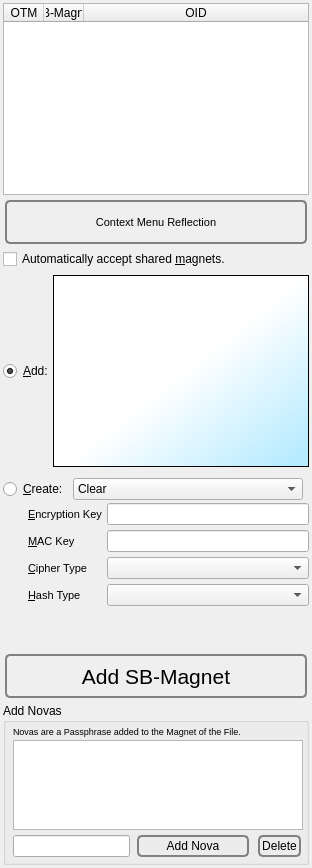
          <widget class="QWidget" name="tab_10">
           <attribute name="icon">
            <iconset resource="../Icons/icons.qrc">
             <normaloff>:/nuvola/magnet.png</normaloff>:/nuvola/magnet.png</iconset>
           </attribute>
           <attribute name="title">
            <string>&amp;Magnets</string>
           </attribute>
           <layout class="QVBoxLayout" name="verticalLayout_48">
            <property name="spacing">
             <number>3</number>
            </property>
            <property name="margin">
             <number>3</number>
            </property>
            <item>
             <widget class="QTableWidget" name="etpMagnets">
              <property name="toolTip">
               <string>List of Magnets for StarBeam.</string>
              </property>
              <property name="verticalScrollBarPolicy">
               <enum>Qt::ScrollBarAsNeeded</enum>
              </property>
              <property name="alternatingRowColors">
               <bool>true</bool>
              </property>
              <property name="selectionMode">
               <enum>QAbstractItemView::SingleSelection</enum>
              </property>
              <property name="selectionBehavior">
               <enum>QAbstractItemView::SelectRows</enum>
              </property>
              <property name="horizontalScrollMode">
               <enum>QAbstractItemView::ScrollPerPixel</enum>
              </property>
              <property name="sortingEnabled">
               <bool>true</bool>
              </property>
              <attribute name="horizontalHeaderDefaultSectionSize">
               <number>40</number>
              </attribute>
              <attribute name="horizontalHeaderStretchLastSection">
               <bool>true</bool>
              </attribute>
              <attribute name="verticalHeaderVisible">
               <bool>false</bool>
              </attribute>
              <column>
               <property name="text">
                <string>OTM</string>
               </property>
               <property name="toolTip">
                <string>One-Time-Magnet</string>
               </property>
              </column>
              <column>
               <property name="text">
                <string>SB-Magnet</string>
               </property>
              </column>
              <column>
               <property name="text">
                <string>OID</string>
               </property>
              </column>
             </widget>
            </item>
            <item>
             <widget class="QPushButton" name="magnetsActionMenu">
              <property name="minimumSize">
               <size>
                <width>0</width>
                <height>48</height>
               </size>
              </property>
              <property name="font">
               <font>
                <pointsize>8</pointsize>
               </font>
              </property>
              <property name="toolTip">
               <string>Right mouse context menu as a button for tablets.</string>
              </property>
              <property name="styleSheet">
               <string notr="true">QPushButton {
 border: 2px solid gray;
 background-color: qlineargradient(x1: 0, y1: 0, x2: 0, y2: 1,
                                   stop: 0 #E0E0E0, stop: 1 #FFFFFF);
 border-radius: 5px;
 margin: 2px;
 padding: 2px;
 }


QPushButton:hover { 
background-color: qlineargradient(x1: 0, y1: 0, x2: 0, y2: 1,
                                   stop: 0 rgb(254,229,172), stop: 1 #FFFFFF);
background-position: top center; } 

QPushButton:pressed {
     background-color: darkgrey;
     border-style: inset;
 }</string>
              </property>
              <property name="text">
               <string>Context Menu Reflection</string>
              </property>
              <property name="iconSize">
               <size>
                <width>24</width>
                <height>24</height>
               </size>
              </property>
             </widget>
            </item>
            <item>
             <widget class="QCheckBox" name="autoAddSharedSBMagnets">
              <property name="text">
               <string>Automatically accept shared &amp;magnets.</string>
              </property>
             </widget>
            </item>
            <item>
             <widget class="QFrame" name="frame_2">
              <property name="frameShape">
               <enum>QFrame::NoFrame</enum>
              </property>
              <layout class="QVBoxLayout" name="verticalLayout_43" stretch="0,0,0">
               <property name="spacing">
                <number>0</number>
               </property>
               <property name="leftMargin">
                <number>0</number>
               </property>
               <property name="topMargin">
                <number>3</number>
               </property>
               <property name="rightMargin">
                <number>0</number>
               </property>
               <property name="bottomMargin">
                <number>3</number>
               </property>
               <item>
                <layout class="QHBoxLayout" name="horizontalLayout_59">
                 <property name="spacing">
                  <number>0</number>
                 </property>
                 <property name="leftMargin">
                  <number>0</number>
                 </property>
                 <property name="topMargin">
                  <number>0</number>
                 </property>
                 <property name="rightMargin">
                  <number>0</number>
                 </property>
                 <property name="bottomMargin">
                  <number>11</number>
                 </property>
                 <item>
                  <widget class="QRadioButton" name="magnetRadio">
                   <property name="text">
                    <string>&amp;Add:</string>
                   </property>
                   <property name="checked">
                    <bool>true</bool>
                   </property>
                  </widget>
                 </item>
                 <item>
                  <widget class="QTextEdit" name="etpMagnet">
                   <property name="sizePolicy">
                    <sizepolicy hsizetype="Expanding" vsizetype="Preferred">
                     <horstretch>0</horstretch>
                     <verstretch>0</verstretch>
                    </sizepolicy>
                   </property>
                   <property name="toolTip">
                    <string>Add a StarBeam-Magnet.</string>
                   </property>
                   <property name="styleSheet">
                    <string notr="true">background-color: qlineargradient(spread:pad, x1:0.968, y1:0.932, x2:0.513, y2:0.5, stop:0 rgba(183, 235, 255, 255), stop:1 rgba(255, 255, 255, 255)); </string>
                   </property>
                   <property name="tabChangesFocus">
                    <bool>true</bool>
                   </property>
                   <property name="acceptRichText">
                    <bool>false</bool>
                   </property>
                  </widget>
                 </item>
                </layout>
               </item>
               <item>
                <layout class="QHBoxLayout" name="horizontalLayout_53">
                 <property name="spacing">
                  <number>5</number>
                 </property>
                 <item>
                  <widget class="QRadioButton" name="pairRadio">
                   <property name="text">
                    <string>&amp;Create:</string>
                   </property>
                  </widget>
                 </item>
                 <item>
                  <widget class="QComboBox" name="generate">
                   <property name="sizeAdjustPolicy">
                    <enum>QComboBox::AdjustToContents</enum>
                   </property>
                   <property name="minimumContentsLength">
                    <number>25</number>
                   </property>
                   <item>
                    <property name="text">
                     <string>Clear</string>
                    </property>
                   </item>
                   <item>
                    <property name="text">
                     <string>Generate Key Pair</string>
                    </property>
                   </item>
                   <item>
                    <property name="text">
                     <string>Generate Encryption Key</string>
                    </property>
                   </item>
                   <item>
                    <property name="text">
                     <string>Generate MAC Key</string>
                    </property>
                   </item>
                  </widget>
                 </item>
                 <item>
                  <spacer name="horizontalSpacer_41">
                   <property name="orientation">
                    <enum>Qt::Horizontal</enum>
                   </property>
                   <property name="sizeHint" stdset="0">
                    <size>
                     <width>1</width>
                     <height>1</height>
                    </size>
                   </property>
                  </spacer>
                 </item>
                </layout>
               </item>
               <item>
                <widget class="QFrame" name="pairFrame">
                 <property name="font">
                  <font>
                   <pointsize>8</pointsize>
                  </font>
                 </property>
                 <property name="frameShape">
                  <enum>QFrame::NoFrame</enum>
                 </property>
                 <layout class="QVBoxLayout" name="verticalLayout_45">
                  <property name="spacing">
                   <number>0</number>
                  </property>
                  <property name="leftMargin">
                   <number>25</number>
                  </property>
                  <property name="topMargin">
                   <number>3</number>
                  </property>
                  <property name="rightMargin">
                   <number>0</number>
                  </property>
                  <property name="bottomMargin">
                   <number>0</number>
                  </property>
                  <item>
                   <layout class="QGridLayout" name="gridLayout_7">
                    <property name="spacing">
                     <number>5</number>
                    </property>
                    <item row="2" column="1">
                     <widget class="QComboBox" name="etpCipherType">
                      <property name="sizeAdjustPolicy">
                       <enum>QComboBox::AdjustToContents</enum>
                      </property>
                     </widget>
                    </item>
                    <item row="3" column="0">
                     <widget class="QLabel" name="label_57">
                      <property name="text">
                       <string>&amp;Hash Type</string>
                      </property>
                      <property name="buddy">
                       <cstring>etpHashType</cstring>
                      </property>
                     </widget>
                    </item>
                    <item row="2" column="0">
                     <widget class="QLabel" name="label_52">
                      <property name="text">
                       <string>&amp;Cipher Type</string>
                      </property>
                      <property name="buddy">
                       <cstring>etpCipherType</cstring>
                      </property>
                     </widget>
                    </item>
                    <item row="0" column="0">
                     <widget class="QLabel" name="label_50">
                      <property name="text">
                       <string>&amp;Encryption Key</string>
                      </property>
                      <property name="buddy">
                       <cstring>etpEncryptionKey</cstring>
                      </property>
                     </widget>
                    </item>
                    <item row="3" column="1">
                     <widget class="QComboBox" name="etpHashType">
                      <property name="sizeAdjustPolicy">
                       <enum>QComboBox::AdjustToContents</enum>
                      </property>
                     </widget>
                    </item>
                    <item row="0" column="1">
                     <widget class="QLineEdit" name="etpEncryptionKey"/>
                    </item>
                    <item row="1" column="0">
                     <widget class="QLabel" name="label_51">
                      <property name="text">
                       <string>&amp;MAC Key</string>
                      </property>
                      <property name="buddy">
                       <cstring>etpMacKey</cstring>
                      </property>
                     </widget>
                    </item>
                    <item row="1" column="1">
                     <widget class="QLineEdit" name="etpMacKey"/>
                    </item>
                   </layout>
                  </item>
                 </layout>
                </widget>
               </item>
              </layout>
             </widget>
            </item>
            <item>
             <spacer name="verticalSpacer_7">
              <property name="orientation">
               <enum>Qt::Vertical</enum>
              </property>
              <property name="sizeHint" stdset="0">
               <size>
                <width>20</width>
                <height>40</height>
               </size>
              </property>
             </spacer>
            </item>
            <item>
             <layout class="QHBoxLayout" name="horizontalLayout_57">
              <property name="spacing">
               <number>0</number>
              </property>
              <property name="margin">
               <number>0</number>
              </property>
              <item>
               <widget class="QPushButton" name="addMagnet">
                <property name="sizePolicy">
                 <sizepolicy hsizetype="Expanding" vsizetype="Fixed">
                  <horstretch>0</horstretch>
                  <verstretch>0</verstretch>
                 </sizepolicy>
                </property>
                <property name="minimumSize">
                 <size>
                  <width>0</width>
                  <height>48</height>
                 </size>
                </property>
                <property name="font">
                 <font>
                  <pointsize>16</pointsize>
                 </font>
                </property>
                <property name="styleSheet">
                 <string notr="true">QPushButton {
 border: 2px solid gray;
 background-color: qlineargradient(x1: 0, y1: 0, x2: 0, y2: 1,
                                   stop: 0 #E0E0E0, stop: 1 #FFFFFF);
 border-radius: 5px;
 margin: 2px;
 padding: 2px;
 }


QPushButton:hover { 
background-color: qlineargradient(x1: 0, y1: 0, x2: 0, y2: 1,
                                   stop: 0 rgb(254,229,172), stop: 1 #FFFFFF);
background-position: top center; } 

QPushButton:pressed {
     background-color: darkgrey;
     border-style: inset;
 }</string>
                </property>
                <property name="text">
                 <string>Add SB-Magnet</string>
                </property>
                <property name="icon">
                 <iconset resource="../Icons/icons.qrc">
                  <normaloff>:/nuvola/add.png</normaloff>:/nuvola/add.png</iconset>
                </property>
                <property name="iconSize">
                 <size>
                  <width>24</width>
                  <height>24</height>
                 </size>
                </property>
               </widget>
              </item>
             </layout>
            </item>
            <item>
             <widget class="QGroupBox" name="groupBox_8">
              <property name="sizePolicy">
               <sizepolicy hsizetype="Expanding" vsizetype="Fixed">
                <horstretch>0</horstretch>
                <verstretch>0</verstretch>
               </sizepolicy>
              </property>
              <property name="title">
               <string>Add Novas</string>
              </property>
              <layout class="QVBoxLayout" name="verticalLayout_39">
               <property name="spacing">
                <number>3</number>
               </property>
               <property name="leftMargin">
                <number>7</number>
               </property>
               <property name="topMargin">
                <number>3</number>
               </property>
               <property name="rightMargin">
                <number>3</number>
               </property>
               <property name="bottomMargin">
                <number>3</number>
               </property>
               <item>
                <widget class="QLabel" name="label_83">
                 <property name="font">
                  <font>
                   <pointsize>7</pointsize>
                  </font>
                 </property>
                 <property name="toolTip">
                  <string>You get the Nova from a sender of a file.</string>
                 </property>
                 <property name="text">
                  <string>Novas are a Passphrase added to the Magnet of the File. </string>
                 </property>
                </widget>
               </item>
               <item>
                <widget class="QListWidget" name="novas">
                 <property name="sizePolicy">
                  <sizepolicy hsizetype="Expanding" vsizetype="Minimum">
                   <horstretch>0</horstretch>
                   <verstretch>0</verstretch>
                  </sizepolicy>
                 </property>
                 <property name="maximumSize">
                  <size>
                   <width>16777215</width>
                   <height>90</height>
                  </size>
                 </property>
                 <property name="frameShape">
                  <enum>QFrame::StyledPanel</enum>
                 </property>
                 <property name="selectionBehavior">
                  <enum>QAbstractItemView::SelectRows</enum>
                 </property>
                 <property name="resizeMode">
                  <enum>QListView::Fixed</enum>
                 </property>
                 <property name="currentRow">
                  <number>-1</number>
                 </property>
                </widget>
               </item>
               <item>
                <layout class="QHBoxLayout" name="horizontalLayout_45">
                 <property name="spacing">
                  <number>5</number>
                 </property>
                 <property name="sizeConstraint">
                  <enum>QLayout::SetDefaultConstraint</enum>
                 </property>
                 <item>
                  <widget class="QLineEdit" name="receiveNova"/>
                 </item>
                 <item>
                  <widget class="QPushButton" name="addNova">
                   <property name="sizePolicy">
                    <sizepolicy hsizetype="Expanding" vsizetype="Fixed">
                     <horstretch>0</horstretch>
                     <verstretch>0</verstretch>
                    </sizepolicy>
                   </property>
                   <property name="styleSheet">
                    <string notr="true">QPushButton {
 border: 2px solid gray;
 background-color: qlineargradient(x1: 0, y1: 0, x2: 0, y2: 1,
                                   stop: 0 #E0E0E0, stop: 1 #FFFFFF);
 border-radius: 5px;
 margin: 2px;
 padding: 2px;
 }


QPushButton:hover { 
background-color: qlineargradient(x1: 0, y1: 0, x2: 0, y2: 1,
                                   stop: 0 rgb(254,229,172), stop: 1 #FFFFFF);
background-position: top center; } 

QPushButton:pressed {
     background-color: darkgrey;
     border-style: inset;
 }</string>
                   </property>
                   <property name="text">
                    <string>Add Nova</string>
                   </property>
                  </widget>
                 </item>
                 <item>
                  <widget class="QPushButton" name="deleteNova">
                   <property name="styleSheet">
                    <string notr="true">QPushButton {
 border: 2px solid gray;
 background-color: qlineargradient(x1: 0, y1: 0, x2: 0, y2: 1,
                                   stop: 0 #E0E0E0, stop: 1 #FFFFFF);
 border-radius: 5px;
 margin: 2px;
 padding: 2px;
 }


QPushButton:hover { 
background-color: qlineargradient(x1: 0, y1: 0, x2: 0, y2: 1,
                                   stop: 0 rgb(254,229,172), stop: 1 #FFFFFF);
background-position: top center; } 

QPushButton:pressed {
     background-color: darkgrey;
     border-style: inset;
 }</string>
                   </property>
                   <property name="text">
                    <string>Delete</string>
                   </property>
                  </widget>
                 </item>
                </layout>
               </item>
              </layout>
             </widget>
            </item>
           </layout>
          </widget>
